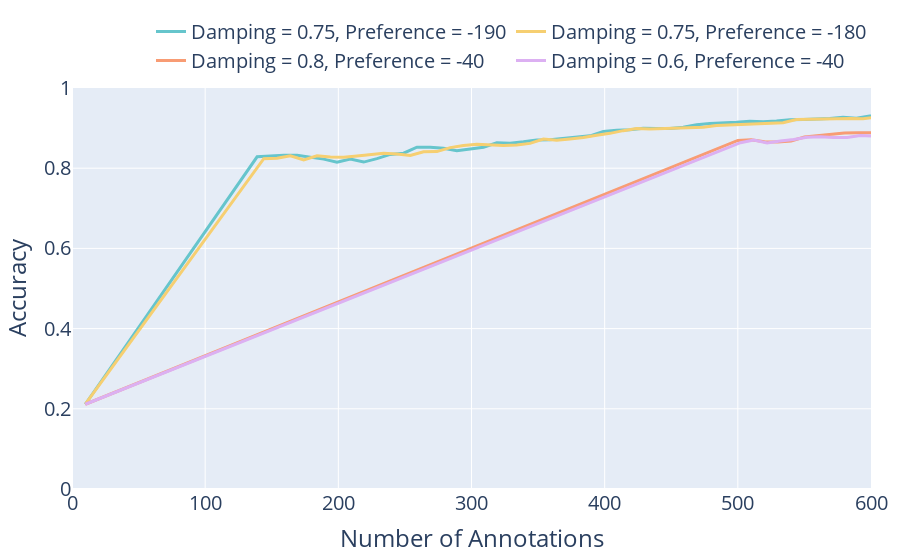

Notebook source saved alongside this figure:
### Code cell
import os
import pandas as pd
import plotly.graph_objects as go
from plotly.subplots import make_subplots
import numpy as np

folder = 'Results/heatmap_validation'

# Get all csv files
files = os.listdir(folder)

import plotly.express as px
pastel = px.colors.qualitative.Pastel

# color key
color_key = {
    'combination1': pastel[0],
    'combination2': pastel[1],
    'combination3': pastel[2],
    'combination4': pastel[3],
}

# Line style key
line_style_key = {
    '0': 'solid',
    '1': 'solid',
    '2': 'dash',
    '3': 'dot',
}

name_key = {
    'combination1_heatmap_verification.csv': 'Damping = 0.75, Preference = -190',
    'combination2_heatmap_verification.csv': 'Damping = 0.75, Preference = -180',
    'combination3_heatmap_verification.csv': 'Damping = 0.8, Preference = -40',
    'combination4_heatmap_verification.csv': 'Damping = 0.6, Preference = -40',
}

# Column width ratio 7:3
# fig = make_subplots(rows=1, cols=2, column_widths=[0.7, 0.3])
fig = go.Figure()


for file in files:
    df = pd.read_csv(f'{folder}\\{file}')
    color = color_key[file.split('_')[0]]
    # line_style = line_style_key[file.split('_')[1]]
    # df = df[df['Number of Annotations'] <= 600]

    fig.add_trace(go.Scatter(
        x=df['Number of Annotations'], 
        y=df['Accuracy'], 
        name=name_key[file], 
        # Linewdith
        line=dict(color=color, width=3)),
    )#row=1, col=1)
    
    Zoomed in plot for annotations 800 - 1000
    fig.add_trace(go.Scatter(
        x=df['Number of Annotations'],
        y=df['Accuracy'], 
        showlegend=False,
        line=dict(color=color, width=3)),
        row=1, col=2)
    
# # Add annotation box to identify zoomed in plot
# fig.add_shape(
#         type="rect",
#         xref="x",
#         yref="y",
#         x0=800,
#         y0=0.75,
#         x1=995,
#         y1=0.99,
#         line=dict(
#             color="Red",
#             width=2
#         ),
#         col=1, row=1
#     )


# Update ylim and set axis labels
fig.update_yaxes(range=[0, 1])
fig.update_xaxes(range=[0, 600])
# fig.update_yaxes(range=[0.75, 1], row=1, col=2)
# fig.update_xaxes(range=[800, 1000], row=1, col=2)
fig.update_xaxes(title_text='Number of Annotations')
fig.update_yaxes(title_text='Accuracy')

# Horizontal legend
fig.update_layout(legend=dict(
    orientation="h",
    yanchor="bottom",
    y=1.02,
    xanchor="right",
    x=1
))

# Sent font size
fig.update_layout(font_size=20,
                  margin=dict(l=20, r=20, t=30, b=20))

fig.show()
fig.write_image('heatmap_validation.png', width=1000, height=800, scale=3)

### Figure 1 — Plotly figure (JSON) as saved in the notebook; plotly's stock layout.template omitted (floating-point values rounded to 4 significant figures; data arrays with more than 128 entries replaced by an {"elided": "..."} marker saying what was removed)
{"data": [{"line": {"color": "rgb(102, 197, 204)", "width": 3}, "name": "Damping = 0.75, Preference = -190", "type": "scatter", "x": {"elided": "178 int values"}, "y": {"elided": "178 float values"}}, {"line": {"color": "rgb(246, 207, 113)", "width": 3}, "name": "Damping = 0.75, Preference = -180", "type": "scatter", "x": {"elided": "176 int values"}, "y": {"elided": "176 float values"}}, {"line": {"color": "rgb(248, 156, 116)", "width": 3}, "name": "Damping = 0.8, Preference = -40", "type": "scatter", "x": [10, 500, 500, 500, 510, 510, 520, 520, 530, 530, 540, 540, 550, 550, 560, 560, 570, 570, 580, 580, 590, 590, 600, 600, 610, 610, 620, 620, 630, 630, 640, 640, 650, 650, 660, 660, 670, 670, 680, 680, 690, 690, 700, 700, 710, 710, 720, 720, 730, 730, 740, 740, 750, 750, 760, 760, 770, 770, 780, 780, 790, 790, 800, 800, 810, 810, 820, 820, 830, 830, 840, 840, 850, 850, 860, 860, 870, 870, 880, 880, 890, 890, 900, 900, 910, 910, 920, 920, 930, 930, 940, 940, 950, 950, 960, 960, 970, 970, 980, 980, 990, 990, 1000, 1000], "y": [0.2114, 0.8693, 0.8693, 0.8693, 0.8711, 0.8711, 0.8662, 0.8662, 0.8652, 0.8652, 0.8679, 0.8679, 0.8778, 0.8778, 0.8816, 0.8816, 0.8841, 0.8841, 0.8876, 0.8876, 0.8882, 0.8882, 0.8882, 0.8882, 0.8839, 0.8839, 0.8904, 0.8904, 0.8904, 0.8904, 0.8953, 0.8953, 0.8979, 0.8979, 0.9026, 0.9026, 0.9002, 0.9002, 0.9006, 0.9006, 0.9002, 0.9002, 0.907, 0.907, 0.9138, 0.9138, 0.9108, 0.9108, 0.9128, 0.9128, 0.9146, 0.9146, 0.9174, 0.9174, 0.9164, 0.9164, 0.9199, 0.9199, 0.921, 0.921, 0.9263, 0.9263, 0.9268, 0.9268, 0.9282, 0.9282, 0.929, 0.929, 0.932, 0.932, 0.9324, 0.9324, 0.9357, 0.9357, 0.9359, 0.9359, 0.936, 0.936, 0.9394, 0.9394, 0.942, 0.942, 0.9436, 0.9436, 0.9423, 0.9423, 0.9469, 0.9469, 0.9492, 0.9492, 0.9487, 0.9487, 0.9481, 0.9481, 0.9516, 0.9516, 0.9551, 0.9551, 0.9546, 0.9546, 0.9552, 0.9552, 0.9595, 0.9595]}, {"line": {"color": "rgb(220, 176, 242)", "width": 3}, "name": "Damping = 0.6, Preference = -40", "type": "scatter", "x": [10, 502, 502, 502, 512, 512, 522, 522, 532, 532, 542, 542, 552, 552, 562, 562, 572, 572, 582, 582, 592, 592, 602, 602, 612, 612, 622, 622, 632, 632, 642, 642, 652, 652, 662, 662, 672, 672, 682, 682, 692, 692, 702, 702, 712, 712, 722, 722, 732, 732, 742, 742, 752, 752, 762, 762, 772, 772, 782, 782, 792, 792, 802, 802, 812, 812, 822, 822, 832, 832, 842, 842, 852, 852, 862, 862, 872, 872, 882, 882, 892, 892, 902, 902, 912, 912, 922, 922, 932, 932, 942, 942, 952, 952, 962, 962, 972, 972, 982, 982, 992, 992, 1002, 1002], "y": [0.2114, 0.8635, 0.8635, 0.8635, 0.8704, 0.8704, 0.863, 0.863, 0.8676, 0.8676, 0.8714, 0.8714, 0.8774, 0.8774, 0.8783, 0.8783, 0.8763, 0.8763, 0.8768, 0.8768, 0.8813, 0.8813, 0.8799, 0.8799, 0.8887, 0.8887, 0.8887, 0.8887, 0.889, 0.889, 0.8945, 0.8945, 0.9012, 0.9012, 0.8975, 0.8975, 0.9048, 0.9048, 0.9075, 0.9075, 0.9072, 0.9072, 0.9099, 0.9099, 0.9103, 0.9103, 0.9107, 0.9107, 0.9131, 0.9131, 0.9149, 0.9149, 0.9163, 0.9163, 0.9215, 0.9215, 0.9226, 0.9226, 0.9244, 0.9244, 0.9252, 0.9252, 0.925, 0.925, 0.924, 0.924, 0.9279, 0.9279, 0.9305, 0.9305, 0.9306, 0.9306, 0.9318, 0.9318, 0.9355, 0.9355, 0.936, 0.936, 0.9372, 0.9372, 0.9391, 0.9391, 0.9396, 0.9396, 0.9408, 0.9408, 0.9475, 0.9475, 0.9473, 0.9473, 0.9497, 0.9497, 0.9532, 0.9532, 0.9567, 0.9567, 0.9584, 0.9584, 0.9583, 0.9583, 0.9607, 0.9607, 0.9632, 0.9632]}], "layout": {"font": {"size": 20}, "legend": {"orientation": "h", "x": 1, "xanchor": "right", "y": 1.02, "yanchor": "bottom"}, "margin": {"b": 20, "l": 20, "r": 20, "t": 30}, "xaxis": {"range": [0, 600], "title": {"text": "Number of Annotations"}}, "yaxis": {"range": [0, 1], "title": {"text": "Accuracy"}}}}
